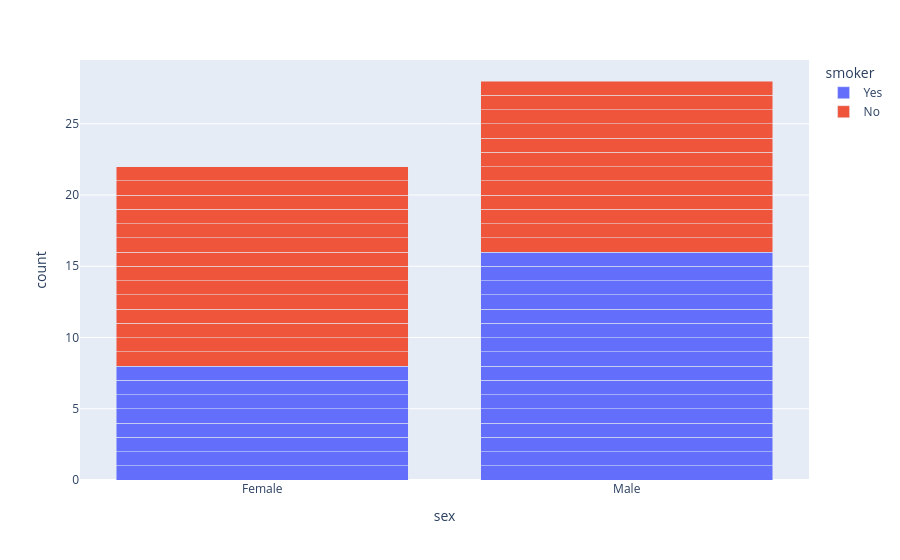

Source (notebook cell):
### Markdown cell above
You may be interested in colouring your bar plot with another categorical variable. You can do that with the ``color`` argument
* The ``barmode`` allows you to stack them (`stack`) or leave them side by side (`group`)

### Code cell
fig = px.bar(df, x="sex",  color="smoker", barmode="stack")
fig.show()

### Figure 1 — Plotly figure (JSON) as saved in the notebook; plotly's stock layout.template omitted (floating-point values rounded to 4 significant figures)
{"data": [{"hovertemplate": "smoker=Yes<br>sex=%{x}<br>count=%{y}<extra></extra>", "legendgroup": "Yes", "marker": {"color": "#636efa", "pattern": {"shape": ""}}, "name": "Yes", "orientation": "v", "showlegend": true, "textposition": "auto", "type": "bar", "x": ["Female", "Male", "Male", "Male", "Female", "Male", "Male", "Female", "Male", "Male", "Male", "Male", "Female", "Female", "Female", "Male", "Male", "Female", "Male", "Female", "Male", "Male", "Male", "Male"], "xaxis": "x", "y": [1, 1, 1, 1, 1, 1, 1, 1, 1, 1, 1, 1, 1, 1, 1, 1, 1, 1, 1, 1, 1, 1, 1, 1], "yaxis": "y"}, {"hovertemplate": "smoker=No<br>sex=%{x}<br>count=%{y}<extra></extra>", "legendgroup": "No", "marker": {"color": "#EF553B", "pattern": {"shape": ""}}, "name": "No", "orientation": "v", "showlegend": true, "textposition": "auto", "type": "bar", "x": ["Female", "Male", "Male", "Female", "Male", "Female", "Male", "Male", "Female", "Female", "Male", "Male", "Female", "Female", "Male", "Male", "Female", "Female", "Female", "Male", "Male", "Female", "Male", "Female", "Female", "Female"], "xaxis": "x", "y": [1, 1, 1, 1, 1, 1, 1, 1, 1, 1, 1, 1, 1, 1, 1, 1, 1, 1, 1, 1, 1, 1, 1, 1, 1, 1], "yaxis": "y"}], "layout": {"barmode": "stack", "legend": {"title": {"text": "smoker"}, "tracegroupgap": 0}, "margin": {"t": 60}, "xaxis": {"anchor": "y", "domain": [0, 1], "title": {"text": "sex"}}, "yaxis": {"anchor": "x", "domain": [0, 1], "title": {"text": "count"}}}}
